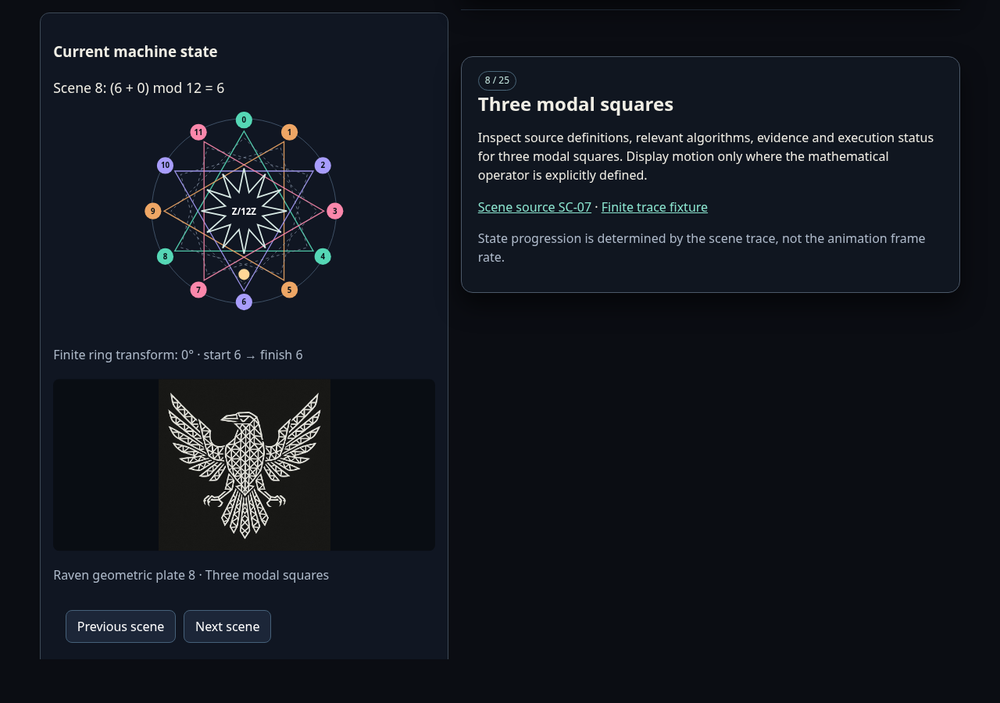
#> input picture 08_RECEIPTS/desktop.png, 1000 x 703 px, shrunk from 1280 x 900 before the run, given as the content of the folder ../08_RECEIPTS/desktop.png, which was not available
$ python analyze_rotational_symmetry.py ../08_RECEIPTS/desktop.png
#> lines starting #> are read from the running program, lines starting #| are printed output that depends on the picture; after the words box and inside, x2 and y2 are one past the last pixel; in counts of white or black regions, pixels touching at a corner belong together
#!/usr/bin/env python3
"""Rotational-symmetry probe for lattice images (CP-02, #7).

For each corpus image: ink mask ( darkest 5% of L ), angular ink profile
in the annulus 45%-85% of the q95 ink radius about image center (360 bins),
then harmonic powers P(k)=|sum prof*exp(-2pi i k t)|^2 for k=1..36.

Result (2026-11-24, n=34): dominant orders are low (mostly 1x-3x) with
weak contrast; NO image shows dominant 12-fold order; angular ink is
diffuse. Second honest negative for ring-correspondence at image level —
the TwelveSector IR is a mathematical idealization, not a description of
these pictures. Data: geometry/lattice/rotational_symmetry_v1.json.

Usage: python3 scripts/analyze_rotational_symmetry.py [corpus_dir]
"""
import json
import sys
from pathlib import Path

import numpy as np
from PIL import Image

ROOT = Path(__file__).resolve().parents[1]
CORPUS = Path(sys.argv[1]) if len(sys.argv) > 1 else Path(
    "/home/orkidlabs/workspace/Ravenproofs/research/"
    "GEOMETRIC_INTELLIGENCE_INNOVATION/source_corpus/lattice-images")
OUT = ROOT / "geometry" / "lattice" / "rotational_symmetry_v1.json"


def angular_profile(mask, cx, cy, r_in, r_out, h, w, n=360):
    yy, xx = np.mgrid[0:h, 0:w]
    dx, dy = xx - cx, yy - cy
    r = np.hypot(dx, dy)
    th = (np.degrees(np.arctan2(dx, -dy)) + 360) % 360
    sel = mask & (r >= r_in) & (r < r_out)
    prof = np.zeros(n)
    idx = (th[sel] / 360 * n).astype(int) % n
    np.add.at(prof, idx, 1.0)
    return prof / prof.sum() if prof.sum() else prof


def dominant_orders(prof, kmax=36, top=4):
    t = np.arange(len(prof)) / len(prof)
    powers = sorted(
        ((k, abs(np.sum(prof * np.exp(-2j * np.pi * k * t))) ** 2)
         for k in range(1, kmax + 1)),
        key=lambda x: -x[1])
    return powers[:top]


def main() -> int:
    records = []
    for p in sorted(CORPUS.glob("*.jp*g")) + sorted(CORPUS.glob("*.png")):
        lum = np.asarray(Image.open(p).convert("L"), dtype=np.float64)
        h, w = lum.shape
#> h = 703; w = 1000
        mask = lum <= np.quantile(lum, 0.05)
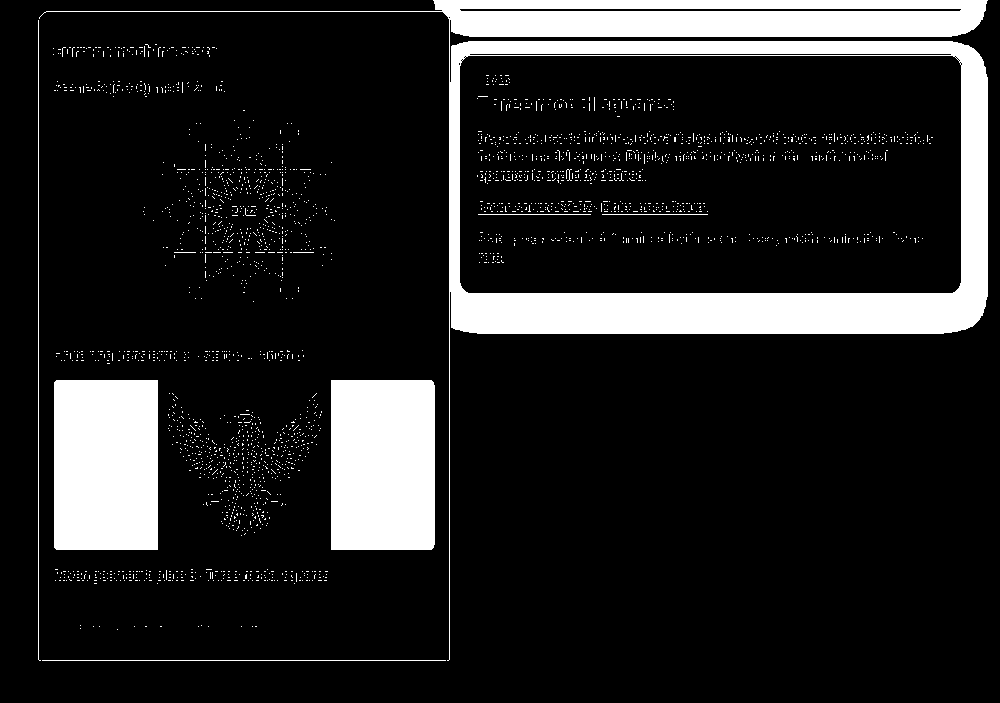
#> mask: shape (703, 1000) bool; 14.1% white; 2632 white regions (2622 under 20 px), largest, box (x1, y1, x2, y2) and area: (39, 0, 988, 661) 57414, (54, 380, 158, 550) 17674, (331, 380, 435, 550) 17664
        ys, xs = np.nonzero(mask)
        cx, cy = w / 2.0, h / 2.0
#> cx = 500; cy = 351.5
        r95 = float(np.quantile(np.hypot(xs - cx, ys - cy), 0.95))
#> r95 = 527.9
        prof = angular_profile(mask, cx, cy, 0.45 * r95, 0.85 * r95, h, w)
#> in angular_profile, `r = np.hypot(dx, dy)`:
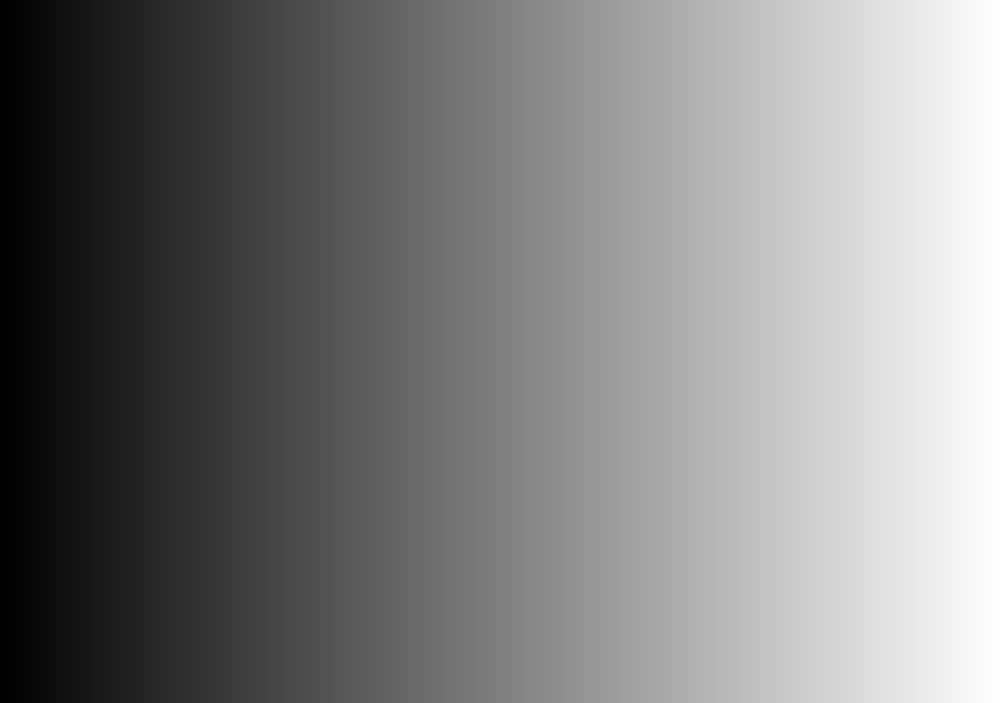
#> dx: shape (703, 1000) float64; min -500, max 499, mean -0.5; drawn with min black and max white
#> in angular_profile, `sel = mask & (r >= r_in) & (r < r_out)`:
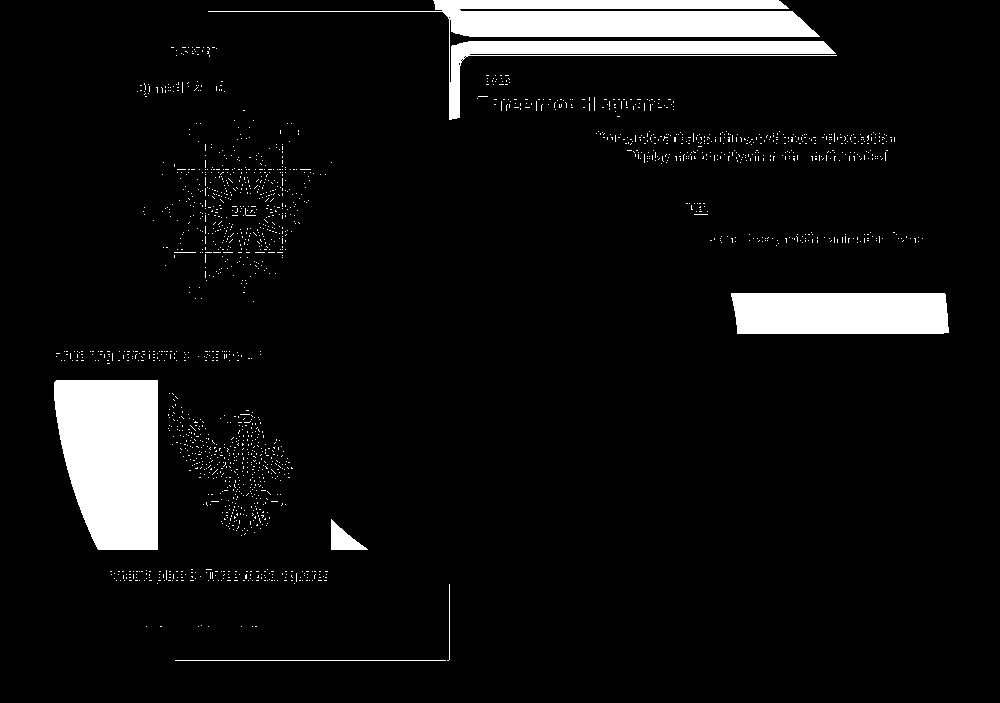
#> sel: shape (703, 1000) bool; 6.7% white; 1784 white regions (1777 under 20 px), largest, box (x1, y1, x2, y2) and area: (208, 0, 837, 120) 18690, (54, 380, 158, 550) 15077, (731, 293, 949, 334) 8721
#> prof = 360 values, max 0.027 at index 83, min 0 at index 88, mean 0.00278
        tops = dominant_orders(prof)
#> in dominant_orders, `t = np.arange(len(prof)) / len(prof)`: t = 360 values from 0 to 0.997
#> in dominant_orders, `powers = sorted( ((k, abs(np.sum(prof * np.exp(-2j * np.pi * k * t))) ..`: powers = 36 pairs, first value 1 to 36, second value 0.00111 to 0.234
#> tops = [(2, 0.234), (8, 0.157), (6, 0.151), (3, 0.146)]
        records.append({
            "file": p.name, "r95": round(r95, 1),
            "top_orders": [{"k": k, "power": round(float(v), 5)}
                           for k, v in tops],
            "contrast": round(float(tops[0][1] / max(tops[1][1], 1e-12)), 2)})
    OUT.parent.mkdir(parents=True, exist_ok=True)
    OUT.write_text(json.dumps({
        "schema": "rotational-symmetry/v1",
        "annulus": "45%-85% of q95 ink radius about image center",
        "images": records}, indent=1))
    print(f"wrote {OUT} ({len(records)} images)")
#| wrote geometry/lattice/rotational_symmetry_v1.json (1 images)
    return 0


if __name__ == "__main__":
    sys.exit(main())
#> (the program exits here)
